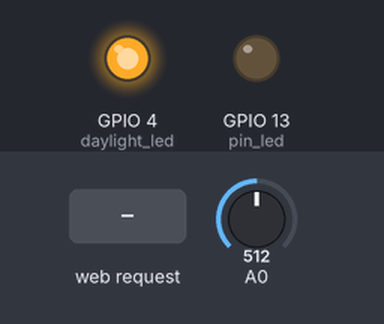
This sketch was run on a simulated ESP8266 (NodeMCU). Shown: output pins drawn as LEDs (lit = HIGH). The inputs (shaded band) are chosen by the test bench; at power-on: A0 = 512. WiFi joins after 1.5 s; servers stay silent unless stated; what the sketch prints to the serial monitor is not drawn.

Above: at 2.7 s.
2.8 s: HTTP request GET /toggle received
At 3.3 s:
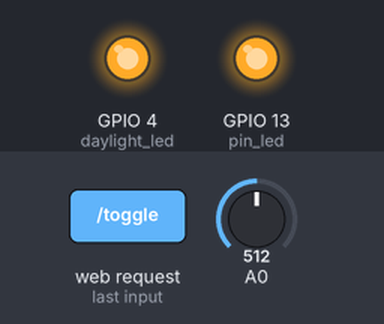
4.3 s: A0 set to 595
5.8 s: A0 set to 624
At 7.0 s:
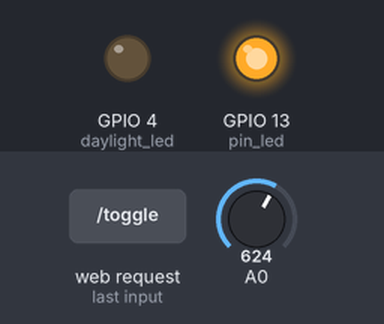
7.3 s: A0 set to 511
At 8.3 s:
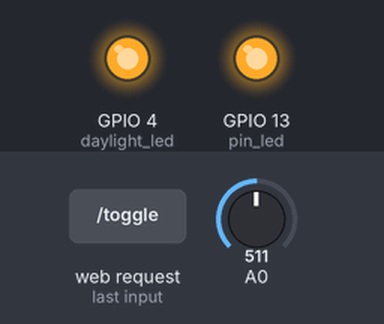
8.8 s: A0 set to 716
At 9.6 s:
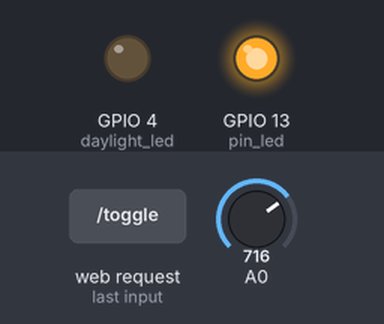
Timing chart, 0 to 11.3 s (numbered marks = the images above; inputs shaded):
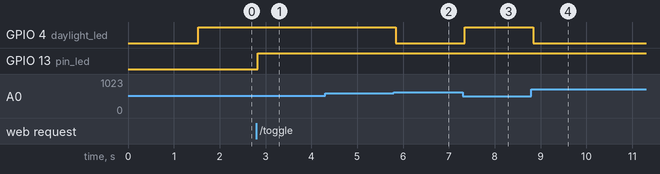

The sketch:

ThermometerAndPhotoresistor.ino
```cpp
#include <ESP8266WiFi.h>
#include <ESP8266WebServer.h>
#include <OneWire.h>
#include <DallasTemperature.h>

// Data wire is plugged into pin 2 on the Arduino
#define ONE_WIRE_BUS 5 // GPIO5

// Setup a oneWire instance to communicate with any OneWire devices
// (not just Maxim/Dallas temperature ICs)
OneWire oneWire(ONE_WIRE_BUS);

DallasTemperature sensors(&oneWire);

ESP8266WebServer server;
int pin_led = 13; // GPIO13
int daylight_led = 4; // GPIO4

bool night = false;

const char* ssid = "Csokimaz";
const char* password = "alpha12345";

void setup() {
  pinMode(pin_led, OUTPUT);
  pinMode(daylight_led, OUTPUT);
  sensors.begin();

  WiFi.begin(ssid, password);
  Serial.begin(9600);
  delay(10);

  digitalWrite(pin_led, LOW);
  digitalWrite(daylight_led, LOW);

  // Connect to WiFi network
  Serial.println();
  Serial.println();
  Serial.print("Connecting to ");
  Serial.println(ssid);

  while (WiFi.status() != WL_CONNECTED) {
    delay(500);
    Serial.print(".");
  }

  Serial.println("");
  Serial.println("WiFi connected");
  // Print the IP address
  Serial.println("IP address");
  Serial.println(WiFi.localIP());

  server.on("/", handleIndex);
  server.on("/toggle", toggleLED);
  server.begin();
}

void loop() {
  server.handleClient();
  float light = requestLight();
  if (light < 3 && !night) {
    toggleDayLightLED();
    night = true;
  } else if (light >= 3 && night) {
    toggleDayLightLED();
    night = false;
  }

  // Mandatory to add delay to handle Web clients
  delay(100);
}

void handleIndex() {
  float temperature = requestTemperature();
  server.send(200, "text/html" , String("<html><head><meta name=\"viewport\" content=\"width=device-width, initial-scale=1.0\" charset=\"UTF-8\">")
    + String("<script>function toggle() {var xhttp = new XMLHttpRequest();xhttp.open(\"GET\", \"/toggle\", true);xhttp.send();}</script>")
    + String("<style>* { box-sizing: border-box; } .row::after { content: \"\"; clear: both; display: table; } [class*=\"col-\"] {float: left; padding: 15px;} .col-1 {width: 100%;} html {font-family: \"Lucida Sans\", sans-serif;} .header {background-color: #9933cc;color: #ffffff;padding: 15px;}</style></head>")
    + String("<body><div class=\"header\"><h1>ESP8266</h1></div>")
    + String("<div class=\"row\"><div class=\"col-1\"><h1>Hőmérséklet</h1><p>Akutális hőmérséklet " + String(temperature) + "&deg;C</p></div>")
    + String("<div class=\"row\"><div class=\"col-1\"><h1>Napszak</h1>Jelenleg ") + (night ? String("este") : String("nappal")) + String(" van</div>")
    + String("<div class=\"row\"><div class=\"col-1\"><h1>LED</h1><button onclick=\"toggle()\">Kapcs</button></div>")
    + String("</body></html>"));
}

float requestLight() {
  // read the input on analog pin 0:
  int sensorValue = analogRead(A0);
  // Convert the analog reading (which goes from 0 - 1023) to a voltage (0 - 5V):
  return sensorValue * (5.0 / 1023.0);
}

float requestTemperature() {
  sensors.setResolution(9);
  sensors.requestTemperatures(); // Send the command to get temperatures
  return sensors.getTempCByIndex(0);
}

void toggleDayLightLED() {
    digitalWrite(daylight_led, !digitalRead(daylight_led));
}

void toggleLED() {
  uint8_t state = digitalRead(pin_led);
  if (state) {
    digitalWrite(pin_led, LOW);
    server.send(200, "text/plain" , "Switched OFF");
  } else {
    digitalWrite(pin_led, HIGH);
    server.send(200, "text/plain" , "Switched ON");
  }

}
```

Measured:
- the behaviour switches between 613 and 614 on A0 (found by bisection; images 1 and 2)
- after the input at 2.8 s, GPIO 13 (pin_led): LOW → HIGH at once
- after the input at 4.3 s, every drawn part: stays the same
- after the input at 5.8 s, GPIO 4 (daylight_led): HIGH → LOW at once
- after the input at 7.3 s, GPIO 4 (daylight_led): LOW → HIGH at once
- after the input at 8.8 s, GPIO 4 (daylight_led): HIGH → LOW after 0.05 s
